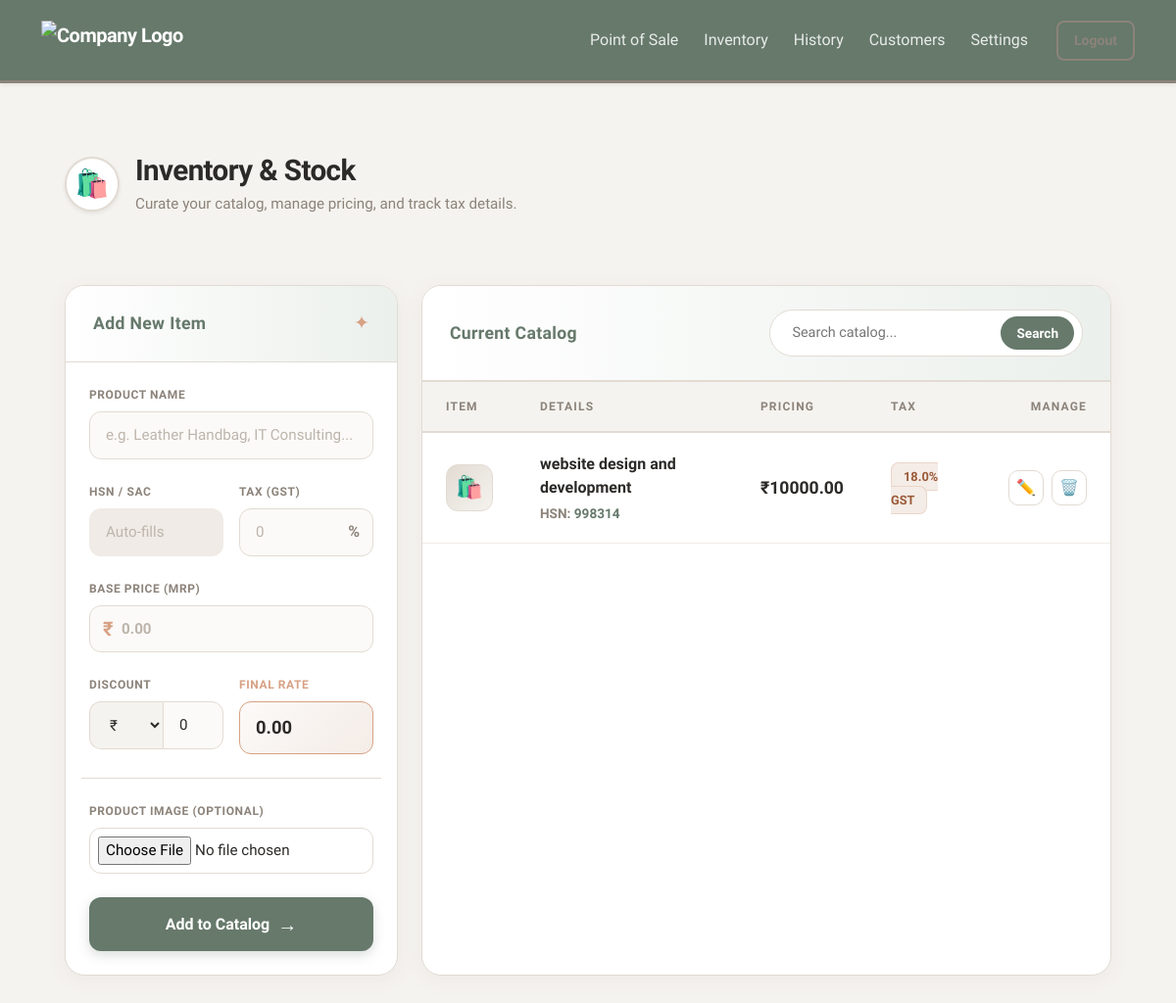
Page /inventory/add-product (signed in) on the committed database.
### core/models.py (models this page shows)
class Product(db.Model):
    __tablename__ = 'products'
    id = db.Column(db.Integer, primary_key=True)
    company_id = db.Column(db.Integer, db.ForeignKey('companies.id'), nullable=False) # ISOLATION
    name = db.Column(db.String(200), nullable=False)
    current_price = db.Column(db.Float, nullable=False)
    base_price = db.Column(db.Float, nullable=True) # MRP
    discount_type = db.Column(db.String(10), nullable=True) # 'flat' or 'percentage'
    discount_value = db.Column(db.Float, default=0.0)
    hsn_code = db.Column(db.String(20), nullable=True)
    gst_percentage = db.Column(db.Float, default=0.0)
    image_path = db.Column(db.String(255), nullable=True)

### core/inventory/routes.py (the view, shortened to what this page needs)
@inventory_bp.route('/add-product', methods=['GET', 'POST'])
def add_product():
    if not is_logged_in():
        flash("Please log in to access your inventory.", "warning")
        return redirect(url_for('auth.login'))
    company_id = session['company_id']
    page = request.args.get('page', 1, type=int)
    search_query = request.args.get('search', '').strip()
    query = Product.query.filter_by(company_id=company_id)
    if search_query:
        query = query.filter(
            (Product.name.ilike(f'%{search_query}%')) |
            (Product.hsn_code.ilike(f'%{search_query}%'))
        )
    pagination = query.order_by(Product.id.desc()).paginate(page=page, per_page=10)
    return render_template(
        'inventory/add_product.html',
        pagination=pagination,
        search_query=search_query
    )

### core/inventory/routes.py (called while the page is built)
def is_logged_in():
    return 'company_id' in session

### core/templates/inventory/add_product.html (shortened to what this page needs)
{% extends "base.html" %}
{% block content %}
<div class="container-fluid py-4 px-lg-4">
    <div class="d-flex align-items-center mb-5">
        <div class="bg-white rounded-circle d-flex align-items-center justify-content-center shadow-sm me-3" style="width: 56px; height: 56px; border: 2px solid var(--color-sand);">
            <span class="fs-3">🛍️</span>
        </div>
        <div>
            <h1 class="page-title mb-1">Inventory & Stock</h1>
            <p class="text-muted mb-0" style="color: var(--color-taupe) !important; font-size: 0.95rem;">Curate your catalog, manage pricing, and track tax details.</p>
        </div>
    </div>
    <div class="row g-4">
        <div class="col-lg-4">
            <div class="position-sticky" style="top: 24px;">
                <div class="boutique-card">
                    <div class="card-header-boutique">
                        <h6 class="section-title mb-0">Add New Item</h6>
                        <span style="color: var(--color-terracotta); font-size: 1.2rem;">✦</span>
                    </div>
                    <div class="card-body p-4">
                        <form method="POST" action="/inventory/add-product" enctype="multipart/form-data">
                            <div class="mb-4 autocomplete-wrapper">
                                <label class="boutique-label">Product Name</label>
                                <input type="text" name="name" id="productName" class="boutique-input" placeholder="e.g. Leather Handbag, IT Consulting..." autocomplete="off" required onkeyup="searchHSN()">
                            </div>
                            <div class="row g-3 mb-4">
                                <div class="col-6">
                                    <label class="boutique-label">HSN / SAC</label>
                                    <input type="text" name="hsn_code" id="hsnCode" class="boutique-input" required readonly placeholder="Auto-fills">
                                </div>
                                <div class="col-6">
                                    <label class="boutique-label">Tax (GST)</label>
                                    <div class="position-relative">
                                        <input type="number" step="0.01" name="gst_percentage" id="gstPercentage" class="boutique-input" placeholder="0" required>
                                        <span class="position-absolute fw-bold" style="right: 14px; top: 12px; color: var(--color-taupe);">%</span>
                                    </div>
                                </div>
                            </div>
                            <div class="mb-4">
                                <label class="boutique-label">Base Price (MRP)</label>
                                <div class="position-relative">
                                    <span class="position-absolute fw-bold fs-5" style="left: 14px; top: 9px; color: var(--color-terracotta);">₹</span>
                                    <input type="number" name="base_price" id="basePrice" class="boutique-input" placeholder="0.00" step="0.01" style="padding-left: 32px; font-weight: 600;" required onkeyup="calcMainFinalPrice()">
                                </div>
                            </div>
                            <div class="row g-3 mb-4 pb-4 border-bottom" style="border-color: var(--color-sand) !important;">
                                <div class="col-6">
                                    <label class="boutique-label">Discount</label>
                                    <div class="input-group-boutique">
                                        <select name="discount_type" id="discountType" class="boutique-select" onchange="calcMainFinalPrice()">
                                            <option value="flat">₹</option>
                                        </select>
                                        <input type="number" name="discount_value" id="discountValue" class="boutique-input" placeholder="0" step="0.01" value="0" onkeyup="calcMainFinalPrice()">
                                    </div>
                                </div>
                                <div class="col-6">
                                    <label class="boutique-label" style="color: var(--color-terracotta);">Final Rate</label>
                                    <input type="number" name="price" id="finalPrice" class="boutique-input price-highlight" required readonly value="0.00">
                                </div>
                            </div>
                            <div class="mb-4">
                                <label class="boutique-label">Product Image (Optional)</label>
                                <input type="file" name="image" class="boutique-input" style="padding: 0.5rem; background: #FFFFFF;" accept="image/*">
                            </div>
                            <button type="submit" class="btn-boutique">
                                Add to Catalog <span class="fs-5">→</span>
                            </button>
                        </form>
                    </div>
                </div>
            </div>
        </div>
        <div class="col-lg-8">
            <div class="boutique-card h-100">
                <div class="card-header-boutique d-flex flex-column flex-md-row justify-content-between align-items-md-center gap-3">
                    <h6 class="section-title mb-0">Current Catalog</h6>
                    <form method="GET" action="/inventory/add-product" class="w-100" style="max-width: 320px;">
                        <div class="search-pill">
                            <input type="text" name="search" placeholder="Search catalog..." value="{{ search_query or '' }}">
                            <button type="submit" class="btn-search">Search</button>
                        </div>
                    </form>
                </div>
                <div class="table-responsive" style="min-height: 400px;">
                    <table class="table-boutique">
                        <thead>
                            <tr>
                                <th class="ps-4">Item</th>
                                <th>Details</th>
                                <th>Pricing</th>
                                <th>Tax</th>
                                <th class="text-end pe-4">Manage</th>
                            </tr>
                        </thead>
                        <tbody>
                            {% for p in pagination.items %}
                            <tr>
                                <td class="ps-4" style="width: 70px;">
                                    {% if p.image_path %}
                                        <img src="{{ url_for('static', filename=p.image_path) }}" alt="img" class="product-avatar">
                                    {% else %}
                                        <div class="avatar-placeholder">🛍️</div>
                                    {% endif %}
                                </td>
                                <td>
                                    <div class="fw-bold" style="color: var(--color-text-dark); font-size: 1rem;">{{ p.name }}</div>
                                    <div style="color: var(--color-taupe); font-size: 0.85rem; margin-top: 4px; font-weight: 600;">HSN: <span style="color: var(--color-sage);">{{ p.hsn_code }}</span></div>
                                </td>
                                <td>
                                    {% if p.discount_value > 0 %}
                                        <div class="text-decoration-line-through mb-1" style="color: var(--color-taupe); font-size: 0.8rem;">₹{{ "%.2f"|format(p.base_price or p.current_price) }}</div>
                                        <div class="fw-bolder" style="color: var(--color-text-dark); font-size: 1.1rem;">₹{{ "%.2f"|format(p.current_price) }}</div>
                                    {% else %}
                                        <div class="fw-bolder" style="color: var(--color-text-dark); font-size: 1.1rem;">₹{{ "%.2f"|format(p.current_price) }}</div>
                                    {% endif %}
                                </td>
                                <td>
                                    <span class="badge-warm">{{ p.gst_percentage }}% GST</span>
                                </td>
                                <td class="text-end pe-4">
                                    <div class="d-flex justify-content-end gap-2">
                                        <button class="icon-btn icon-edit" data-bs-toggle="modal" data-bs-target="#editProductModal{{ p.id }}" title="Edit">
                                            ✏️
                                        </button>
                                        <form action="/inventory/delete/{{ p.id }}" method="POST" class="m-0" onsubmit="return confirm('Permanently delete {{ p.name }}?');">
                                            <button type="submit" class="icon-btn icon-del" title="Delete">
                                                🗑️
                                            </button>
                                        </form>
                                    </div>
                                </td>
                            </tr>
                            {% endfor %}
                        </tbody>
                    </table>
                </div>
            </div>
        </div>
    </div>
</div>
{% endblock %}

### core/templates/base.html (style rules this page uses)
:root { --color-sand: #D4C2AD; --color-terracotta: #D7A184; --color-cream: #EFDFCC; --color-taupe: #BA8E7A; --color-sage: #66796B; --text-dark: #2C3530; --shadow-soft: 0 10px 30px rgba(102, 121, 107, 0.08); --shadow-hover: 0 15px 35px rgba(102, 121, 107, 0.15); }
body { background-color: #F8F5F1; font-family: 'Plus Jakarta Sans', sans-serif; color: var(--text-dark); -webkit-font-smoothing: antialiased; }

### rows in the picture
Product: name "website design and development", hsn_code "998314", current_price "10000.00", gst_percentage "18.0"
